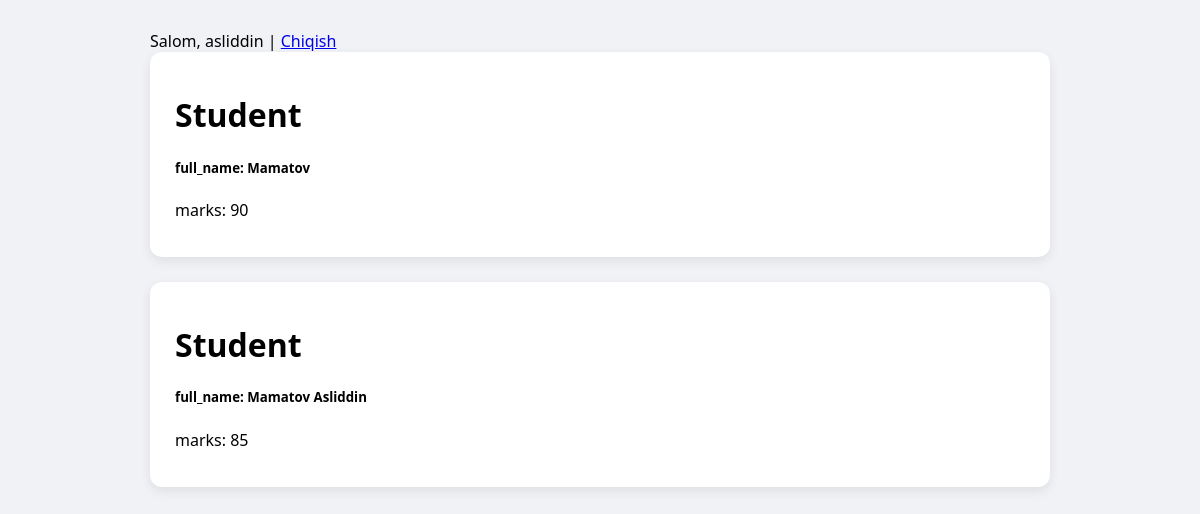
Screenshot of /student/ (signed in) with the database file from the repository.
### students/models.py (models this page shows, shortened)
class Student(models.Model):
    full_name = models.CharField(max_length=100)
    grade = models.IntegerField()
    is_active = models.BooleanField(default=True)
    marks = models.IntegerField(default=0)
    class Meta:
        db_table = 'student'
        ordering = ['full_name']
        verbose_name = 'Student'
        verbose_name_plural = 'Students'

### students/views.py (the view)
# urls.py: path('student/', views.student_list, name='student_list'),
def student_list(request):
    student_list = Student.objects.all()
    return render(request, 'student/list.html', {'student_list': student_list})

### Template/student/list.html (shortened to what this page needs)
{% extends 'base.html' %}
{% load static %}
{% block content %}
<div class="row">
    {% for student in student_list %}
        <div class="card">
            <div class="card-header">
                <h1>Student</h1>
            </div>
            <div class="card-body">
                <h5 class="card-text">
                    full_name: {{ student.full_name }}
                </h5>
                <p class="card-text">marks: {{ student.marks }}</p>
            </div>
        </div>
    {% endfor %}
</div>
{% endblock %}

### Template/base.html (shortened to what this page needs)
<!DOCTYPE html>
<html lang="uz">
<head>
</head>
<body>
<div class="container">
        {% if user.is_authenticated %}
            Salom, {{ user.username }} |
            <a href="{% url 'logout' %}">Chiqish</a>
        {% else %}
            <div class="card">
                <h3>Iltimos, tizimga kirish yoki ro'yxatdan o'tish uchun havolalarni tanlang.</h3>
                <a class="nav-link" href="{% url 'login' %}">Login</a>
                <a class="nav-link" href="{% url 'register' %}">Register</a>
            </div>
        {% endif %}
    {% block content %}{% endblock %}
</div>
</body>
</html>

### Template/base.html (style rules this page uses)
body { font-family: 'Segoe UI', sans-serif; background-color: #f0f2f5; margin: 0; padding: 0; }
.container { max-width: 900px; margin: 30px auto; padding: 0 20px; }
.card { background: white; border-radius: 12px; box-shadow: 0 4px 12px rgba(0, 0, 0, 0.08); margin-bottom: 25px; padding: 20px 25px; transition: transform 0.2s ease; }

### rows the page displays
Student: full_name "Mamatov", marks "90"
Student: full_name "Mamatov Asliddin", marks "85"

### other values shown
{{ user.username }} "asliddin"
